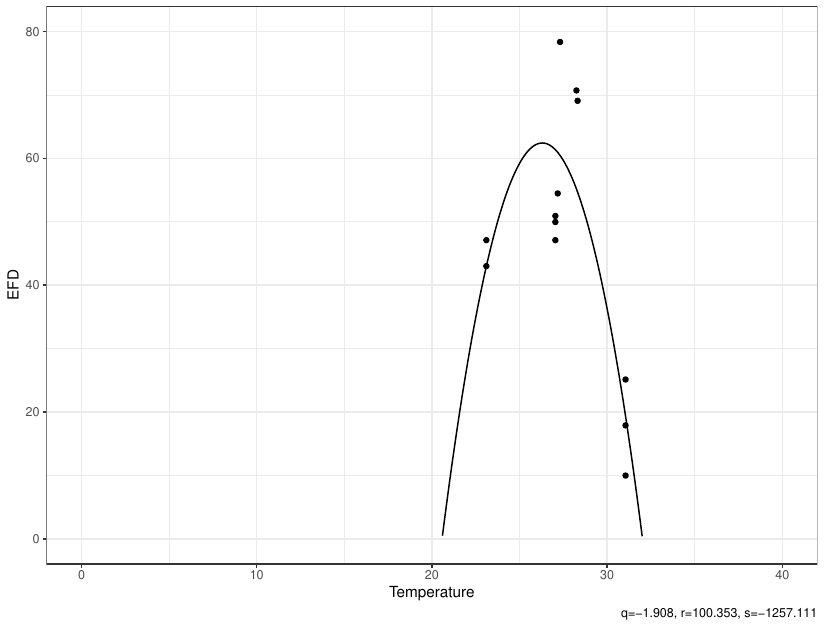

This chart was generated by the following R code:
library(digitize)
library(ggplot2)

cal = ReadAndCal('Anopheles_EFD.png')
data.points = DigitData(col = 'red')

df = Calibrate(data.points, cal, 0, 40, 0, 80)

write.csv(df, "Anopheles_EFD.csv")

ggplot(df)+
  geom_point(aes(x=x, y=y))+
  scale_y_continuous(limits=c(0,80))+
  scale_x_continuous(limits=c(0,40))+
  theme_bw()

params <- nls(y ~ q*x^2 + r*x + s, 
    data=df, 
    start = list(q = -0.153, r = 8.61, s = -97.7))

quadratic_function <- function(x, q, r, s) {
  y <-  q*x^2 + r*x + s
  return(y)
}

x_range <- seq(15,35,by=0.1)
y_range <- quadratic_function(x_range, -1.908, 100.353, -1257.111)

sim_data <- as.data.frame(cbind(x_range, y_range))

EFD_plot <- ggplot(sim_data)+
  geom_line(aes(x=x_range, y=y_range))+
  geom_point(data=df, aes(x=x, y=y))+
  scale_y_continuous(name ="EFD", limits=c(0,80))+
  scale_x_continuous(name="Temperature", limits=c(0,40))+
  theme_bw()+
  labs(caption = "q=-1.908, r=100.353, s=-1257.111")

ggsave("Anopheles_EFD.pdf", EFD_plot)

